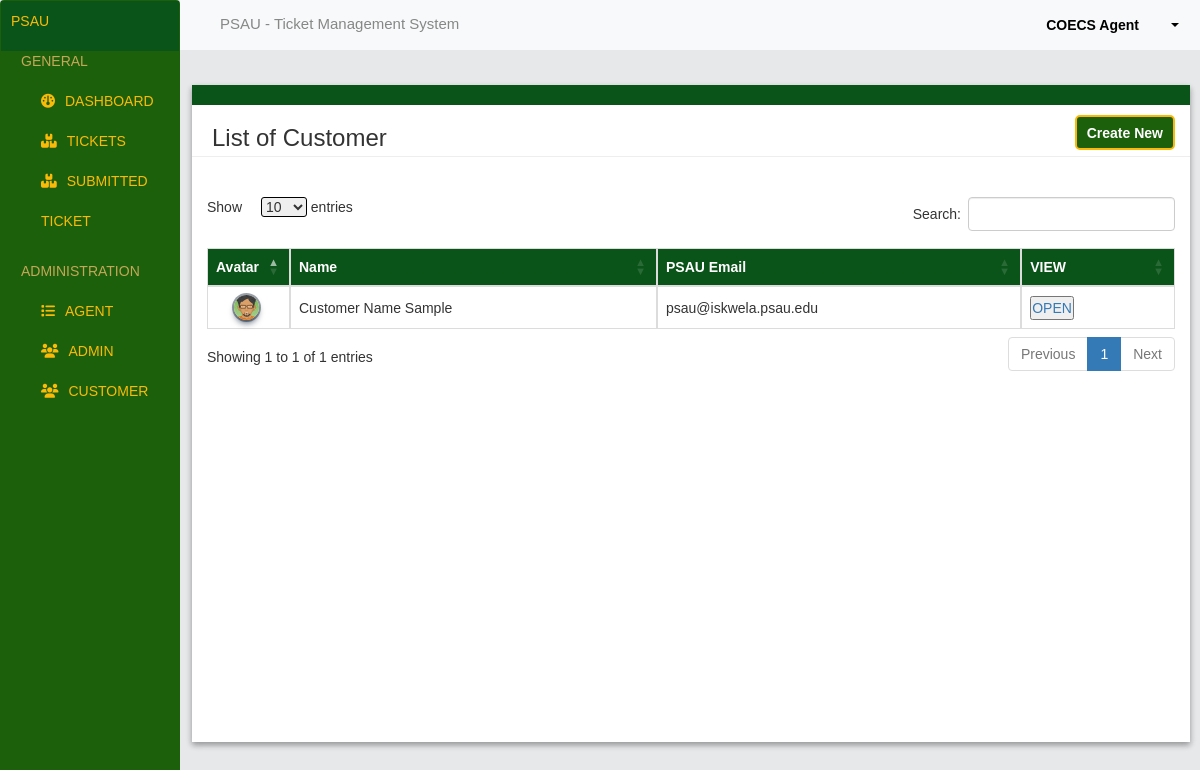
The page /admin/customer/index.php (signed in) on the database its author committed.
### tables this page shows
CREATE TABLE `users` (
  `id` int(11) NOT NULL,
  `username` varchar(255) NOT NULL,
  `password` varchar(255) NOT NULL,
  `full_name` varchar(60) NOT NULL,
  `image` text NOT NULL,
  `psau_email` varchar(60) NOT NULL,
  `role` enum('customer','staff','admin') NOT NULL,
  `department` text NOT NULL
);

### admin/customer/index.php (the view, shortened to what this page needs)
<?php
include_once '../../connectivity.php';
$username = $_SESSION["username"];
$sql = "SELECT id, full_name FROM users WHERE username = ?";
$stmt = $conn->prepare($sql);
$stmt->bind_param("s", $username);
$stmt->execute();
$result = $stmt->get_result();
if ($result->num_rows > 0) {
    $row = $result->fetch_assoc();
    $full_name = $row['full_name'];
} else {
    $user_id = null;
    $full_name = "Unknown";
}
?>
<!DOCTYPE html>
<html lang="en">
<head>
      <link rel="stylesheet" href="https://cdnjs.cloudflare.com/ajax/libs/font-awesome/6.5.2/css/all.min.css"
 />
    <link rel="stylesheet" href="https://maxcdn.bootstrapcdn.com/bootstrap/3.4.1/css/bootstrap.min.css">
    <link rel="stylesheet" href="https://cdn.datatables.net/1.13.4/css/dataTables.bootstrap5.min.css" />
      <link rel="stylesheet" href="../../css/admin-ui.css" />
</head>
<body>
    <div class="navbar">
        <div class="home-nav">
            <p>PSAU</p>
        </div>
        <ul>
            <p class="sub-title">General</p>
            <li class="dash"><a href="http://localhost/psau4/admin/index.php"><i class="fa-solid fa-gauge"></i>Dashboard</a></li>
            <li><a href="http://localhost/psau4/admin/tickets/index.php"><i class="fa-solid fa-boxes-stacked"></i>Tickets</a></li>
            <li><a href="http://localhost/psau4/admin/tickets/ticket-view.php"><i class="fa-solid fa-boxes-stacked"></i>Submitted Ticket</a></li>
            <br />
            <p class="sub-title">Administration</p>
            <li><a href="http://localhost/psau4/admin/agents/index.php"><i class="fa-solid fa-list"></i>Agent</a></li>
            <li><a href="http://localhost/psau4/admin/admin/index.php"><i class="fa-solid fa-users"></i>Admin</a></li>
            <li><a href="http://localhost/psau4/admin/customer/index.php"><i class="fa-solid fa-users"></i>Customer</a></li>
        </ul>
    </div>
    <div class="header">
        <div class="header-title">
            <p>PSAU - Ticket Management System</p>
        </div>
        <div class="account-header">
    <div class="dropdown">
        <button class="btn dropdown-toggle" type="button" data-toggle="dropdown">
            <div class="button-container"><p class="fullname"><?php echo $full_name; ?></p>
            <span class="caret"></span></div>
        </button>
    </div>
</div>
    </div>
    <<div class="content">
<div class="content_design">a</div>
    <div class="conten_text">
        <h3>List of Customer</h3>
        <a href="create-customer.php"><button ><i class="bi bi-plus"></i>Create New</button></a>
    </div>
    <hr class="hr_content">
        <div class="table-container">
            <table id="myTable" class="display" style="width:100%">
                <thead>
                    <tr>
                        <th>Avatar</th>
                        <th>Name</th>
                        <th>PSAU Email</th>
                        <th>VIEW</th>
                    </tr>
                </thead>
                <tbody>
                    <?php
                   $query = "SELECT * FROM users WHERE role = 'customer'";
                    $result = $conn->query($query);
                    while ($row = $result->fetch_assoc()) {
                        echo "<tr>
                        <td style='width:65px;'><img src='../../img/" . $row['image'] . "' alt='' id='table-image'></td>
                        <td>" . $row['full_name'] . "</td>
                        <td>" . $row['psau_email'] . "</td>
                        <td>
                        <a href='open-customer.php?id=" . $row['id'] . "'><button>OPEN</button></a>
                        </td>";
                    }
                ?>
            </tbody>
        </table>
    </div>
</div>
</body>
</html>

### css/admin-ui.css (style rules this page uses)
* { margin: 0; padding: 0; box-sizing: border-box; font-family: "Poppins", sans-serif; }
body { background-color: #E6E8EA; }
.navbar { background-color: #1C600B; width: 15%; top: 0; margin: 0%; position: relative; display: flex; flex-direction: column; height: 200vh; color: white; font-family: "Oswald", sans-serif; font-weight: 500; position:fixed; padding-bottom: 100px; text-transform: uppercase; }
.home-nav { background: #0A5419; padding: 10px; color: #FBBA09; }
.sub-title { padding-left: 20px; cursor: default; }
ul { padding: 0; color: #C4A759; }
ul li { list-style: none; transition: background-color 0.5s; }
ul li a { display: block; padding-left: 40px; text-decoration: none; line-height: 40px; color: #FBBA09; font-size: 20; transition: .3s; }
ul li a i { margin-right: 10px; }
.header { display: flex; flex-direction: row; justify-content: space-between; background-color: #F8F9FA; height: 50px; margin-left: 15%; position: fixed; top: 0; width: 85%; z-index: 100; transition: 300ms; }
.header-title { text-align:start ; font-size: 15px; color: #868787; flex: 1; padding: 13px; padding-left: 40px; }
.account-header { flex: 1; text-align: end; padding: 9px; }
.dropdown .btn { border: none; background-color: #F8F9FA; color: black; font-weight: bold; }
.content { display: flex; flex-direction: column; margin-top: 65px; margin-left: 16%; margin-right: 10px; box-shadow: rgba(0, 0, 0, 0.16) 0px 3px 6px, rgba(0, 0, 0, 0.23) 0px 3px 6px; font-family: "Poppins", sans-serif; background-color: #FFFFFF; }
.content_design { color: #0A5419 ; background-color: #0A5419; }
.conten_text { display: flex; flex-direction: row; justify-content: space-between; margin-left: 20px; font-size: 2rem; font-weight: 700; }
.conten_text a button { text-decoration: none; color: white; font-weight: light; font-size: 14px; padding: 5px; padding-left: 10px; padding-right: 10px; margin-right: 15px; background-color: #1C600B; border-radius: 5px; width: auto; height: 35px; margin-top: 10px; border: 2px solid #FBBA09; }
.hr_content { margin-top: -5px; background-color: #EEEEEE; margin-top: 5 px; }
.table-container { margin: 15px; height: 100vh; overflow-x: hidden; margin-left: 15px ; margin-top: 20px; display: flex; flex-direction: column; }
.button-container { position: relative; display: inline-block; height: 10px; }
.fullname { display: inline-block; margin-right: 40px; }
.caret { position: absolute; top: 50%; transform: translateY(-50%); right: 0; margin-top: 5px; }
#table-image { border-radius: 50%; box-shadow: rgba(6, 24, 44, 0.4) 0px 0px 0px 2px, rgba(6, 24, 44, 0.65) 0px 4px 6px -1px, rgba(255, 255, 255, 0.08) 0px 1px 0px inset; max-width: 50px; height: 25px; margin-left: 18px; }

### admin/customer/index.php (style rules this page uses)
.table-container { height: 530px; overflow-x: hidden; margin-left: 15px ; margin-top: 20px; display: flex; flex-direction: column; }
table { width: 100%; border-collapse: collapse; }
th, td { border: .2px solid gainsboro; text-align: left; padding: 8px; }
th { background: #0A5419; color: white; }

### rows shown on the page
users: full_name "COECS Agent"
users: image (picture), full_name "Customer Name Sample", psau_email "psau@iskwela.psau.edu"
